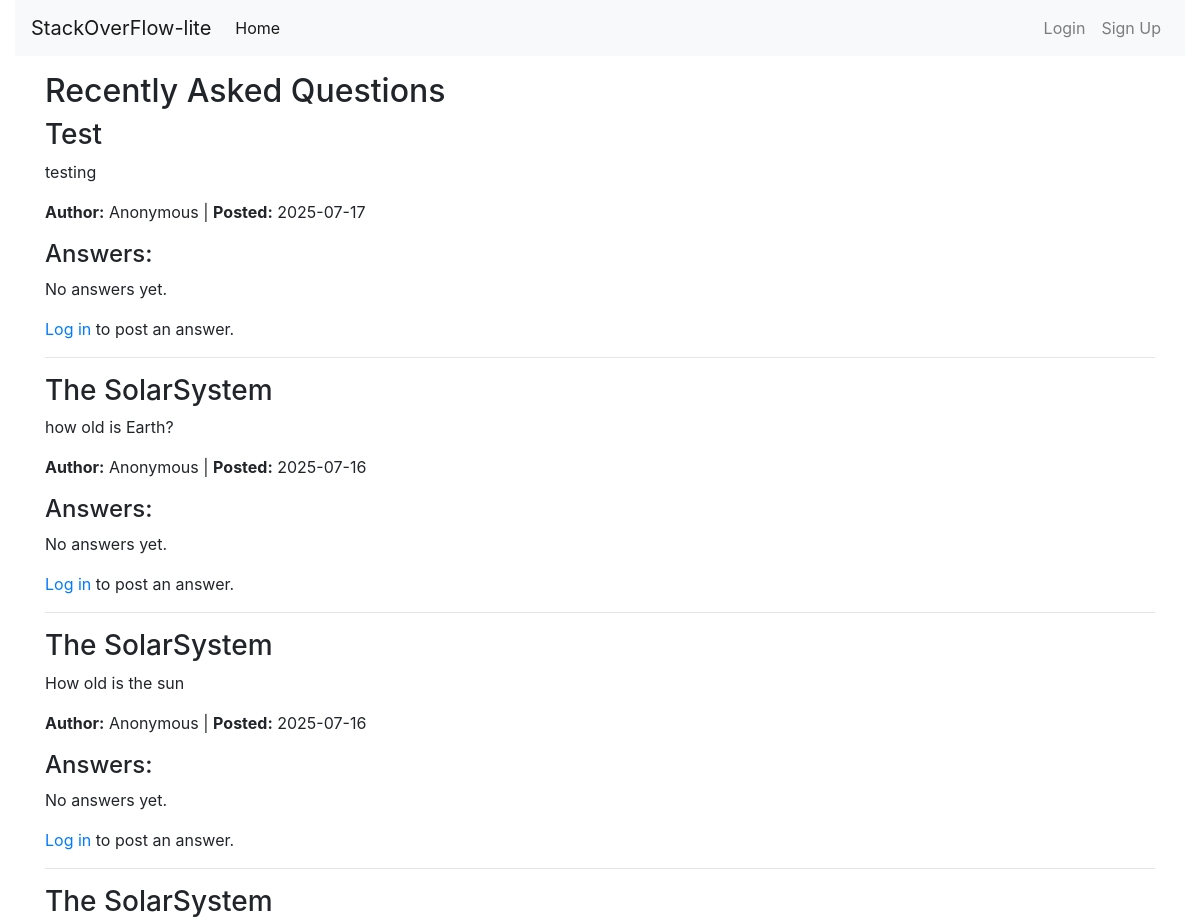
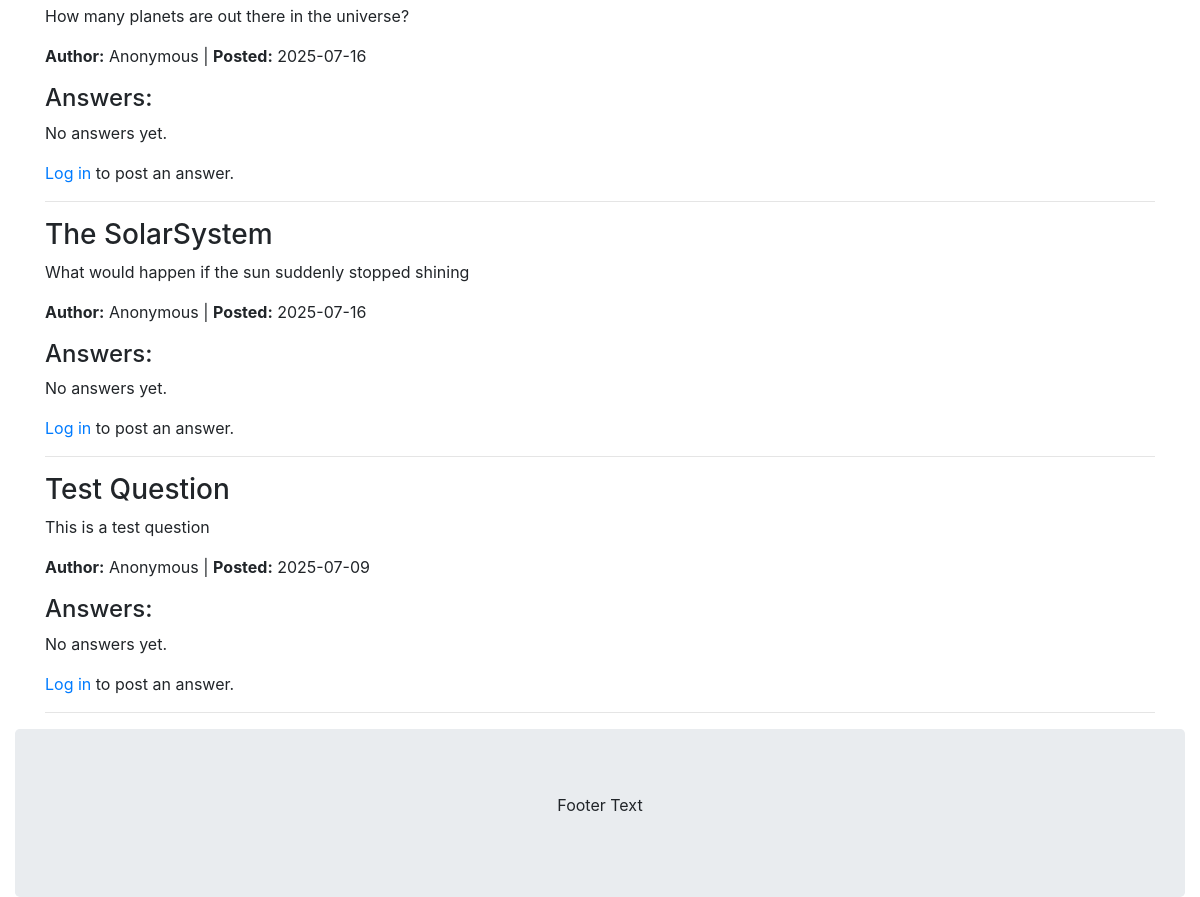
Before: / with the older database file (2 pictures, top to bottom).
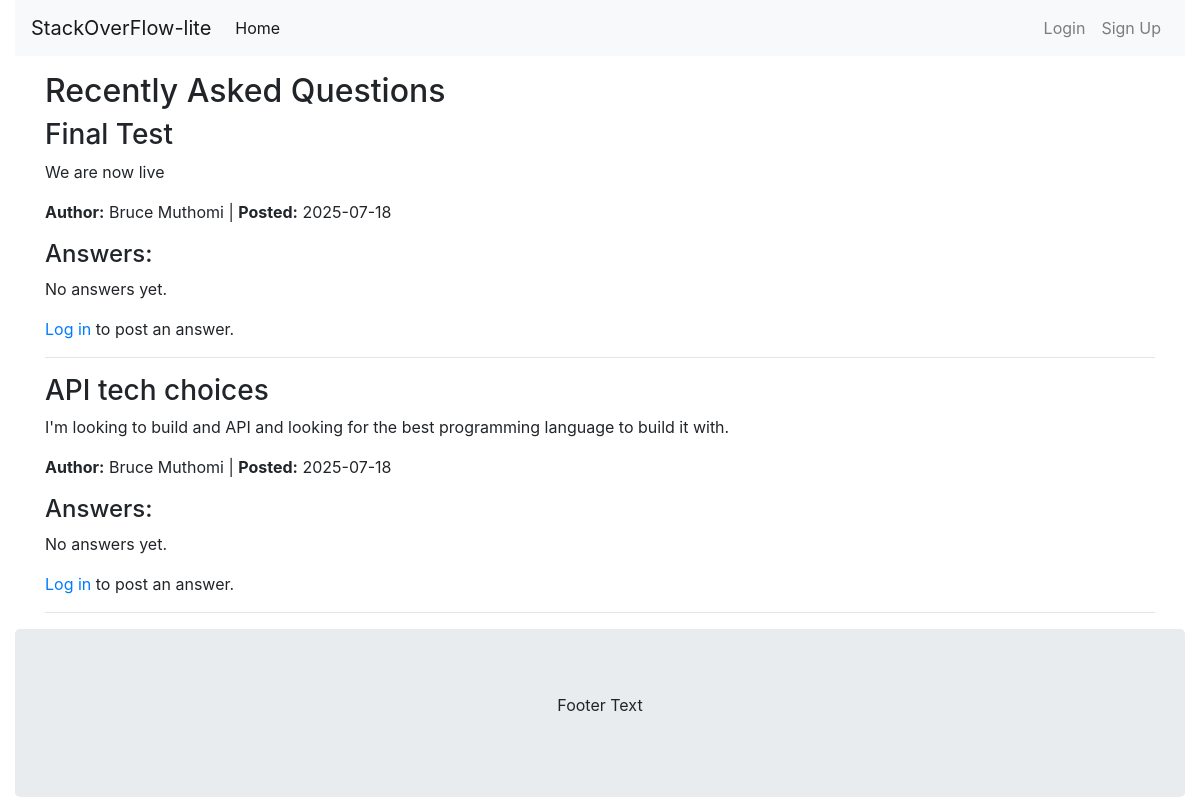
After: the same page with the newer database file.
### stack/models.py (models this page shows, shortened)
class QuestionModel(db.Model):
    id = db.Column(db.Integer, primary_key=True)
    title = db.Column(db.String(200), nullable=False)
    content = db.Column(db.Text, nullable=False)
    author = db.Column(db.String(40), nullable=False)
    date_posted = db.Column(db.DateTime, nullable=False, default=datetime.utcnow)
    answers = db.relationship('AnswerModel', backref='question', lazy=True)

### stack/__init__.py (the view)
    @app.route('/')
    def home():
        questions = QuestionModel.query.order_by(QuestionModel.date_posted.desc()).all()
        return render_template("index.html", title="HomePage", questions=questions)

### stack/templates/index.html
<!DOCTYPE html>
{% extends "layout.html" %}
{% block content %}
<div class="container">
    <h2>Recently Asked Questions</h2>
    {% for question in questions %}
    <div class="question">
        <h3>{{ question.title }}</h3>
        <p>{{ question.content }}</p>
        <p><strong>Author:</strong> {{ question.author }} | <strong>Posted:</strong> {{ question.date_posted.strftime('%Y-%m-%d') }}</p>
        <h4>Answers:</h4>
        {% if question.answers %}
        <ul>
            {% for answer in question.answers %}
            <li>
                <p>{{ answer.content }}</p>
                <p><strong>Author:</strong> {{ answer.author }} | <strong>Posted:</strong> {{ answer.date_posted.strftime('%Y-%m-%d') }}</p>
            </li>
            {% endfor %}
        </ul>
        {% else %}
        <p>No answers yet.</p>
        {% endif %}
        {% if current_user %}
        <a href="{{ url_for('answer', question_id=question.id) }}">Post an Answer</a>
        {% else %}
        <p><a href="{{ url_for('login') }}">Log in</a> to post an answer.</p>
        {% endif %}
    </div>
    <hr>
    {% endfor %}
</div>
{% endblock %}

### stack/templates/layout.html (shortened to what this page needs)
<!DOCTYPE html>
<html>
<head>
  <link rel="stylesheet" href="{{url_for('static', filename = 'css/bootstrap.min.css')}}">
</head>
<body>
  <header>
    <div class="container-fluid">
      <nav class="navbar navbar-expand-lg navbar-light bg-light" style="margin-bottom: 4px;">
        <a class="navbar-brand" href="{{url_for('home')}}">StackOverFlow-lite</a>
        <div class="collapse navbar-collapse" id="navbarSupportedContent">
          <ul class="navbar-nav mr-auto">
            <li class="nav-item active">
              <a class="nav-link" href="{{url_for('home')}}">Home</a>
            </li>
          </ul>
         <ul class="navbar-nav">
                {% if current_user %}
                <li class="nav-item dropdown">
                    <a class="nav-link dropdown-toggle" href="#" id="navbarDropdown" role="button" data-toggle="dropdown" aria-haspopup="true" aria-expanded="false">
                        {{ current_user.name }}
                    </a>
                    <div class="dropdown-menu" aria-labelledby="navbarDropdown">
                        <a class="dropdown-item" href="{{ url_for('profile') }}">Profile</a>
                        <a class="dropdown-item" href="{{ url_for('logout') }}">Logout</a>
                    </div>
                </li>
                {% else %}
                <li class="nav-item">
                    <a class="nav-link" href="{{ url_for('login') }}">Login</a>
                </li>
                <li class="nav-item">
                    <a class="nav-link" href="{{ url_for('register') }}">Sign Up</a>
                </li>
                {% endif %}
            </ul>
        </div>
      </nav>
    </div>
  </header>
    {% block content %}
    {% endblock %}
  <div class="container-fluid">
    <footer class="container-fluid text-center jumbotron" style="margin-bottom: 0;">
      <p>Footer Text</p>
    </footer>
  </div>
</body>
</html>

Changed rows visible on the page:
removed QuestionModel: title "Test", content "testing", author "Anonymous", date_posted "2025-07-17"
removed QuestionModel: title "The SolarSystem", content "how old is Earth?", author "Anonymous", date_posted "2025-07-16"
removed QuestionModel: title "The SolarSystem", content "How old is the sun", author "Anonymous", date_posted "2025-07-16"
removed QuestionModel: title "The SolarSystem", content "How many planets are out there in the universe?", author "Anonymous", date_posted "2025-07-16"
removed QuestionModel: title "The SolarSystem", content "What would happen if the sun suddenly stopped shining", author "Anonymous", date_posted "2025-07-16"
removed QuestionModel: title "Test Question", content "This is a test question", author "Anonymous", date_posted "2025-07-09"
added QuestionModel: title "Final Test", content "We are now live", author "Bruce Muthomi", date_posted "2025-07-18"
added QuestionModel: title "API tech choices", content "I'm looking to build and API and looking for the best programming language to build it with.", author "Bruce Muthomi", date_posted "2025-07-18"
